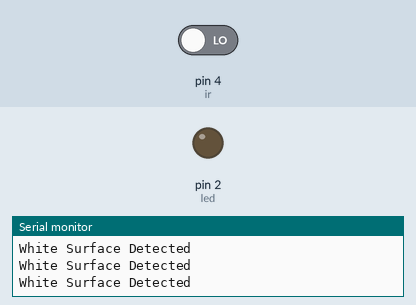
Simulated run of this sketch. Board: Arduino Uno, built with avr-gcc and run on an emulated ATmega328P. On the bench: output pins drawn as LEDs (lit = HIGH), the last lines printed to the serial monitor. The inputs (shaded band) are chosen by the test bench; at power-on: pin 4 (ir) LOW.

Above: at 1.2 s.
1.3 s: pin 4 (ir) driven HIGH
At 2.1 s:
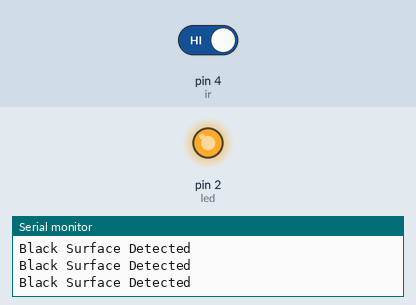
2.8 s: pin 4 (ir) driven LOW
At 3.3 s:
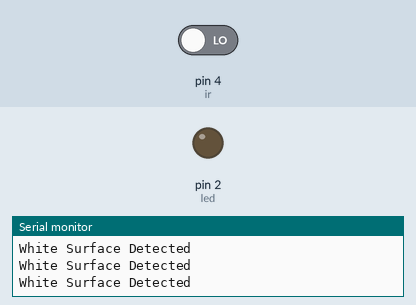
Timing chart, 0 to 5.8 s (numbered marks = the images above; inputs shaded):
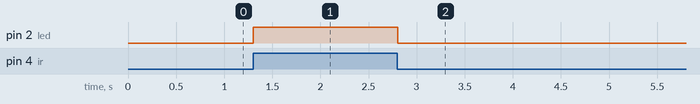

The sketch:

Black_White_Surface_Detect.ino.ino
```cpp
int led = 2;
int ir = 4;
int SensorState = 0;

void setup() {
  // put your setup code here, to run once:
  pinMode(led,OUTPUT);
  pinMode(ir,INPUT);
  Serial.begin(9600);

}

void loop() {
  // put your main code here, to run repeatedly:
  SensorState = digitalRead(ir);

  if (SensorState == HIGH){
    Serial.println("Black Surface Detected");
    digitalWrite(led,HIGH);
  }
  else{
    Serial.println("White Surface Detected");
    digitalWrite(led,LOW);
  }
  delay(100);

}
```

Measured:
- after the input at 1.3 s, pin 2 (led): LOW → HIGH at once
- after the input at 2.8 s, pin 2 (led): HIGH → LOW at once
